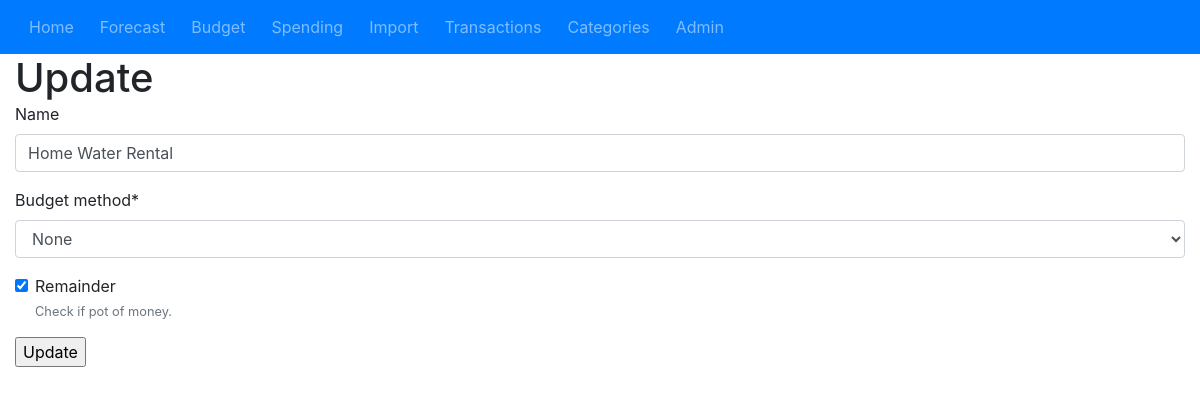
Page /category/update/cat/13/ on the earlier database version.
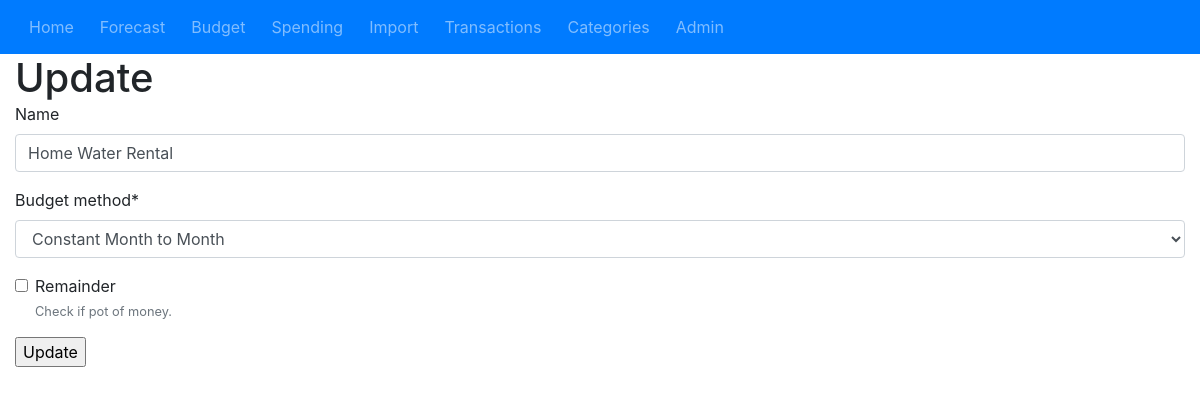
Same page on the later database version.
### category/models.py (models this page shows, shortened)
class Category(models.Model):
	name = models.CharField(max_length=50, blank=True)
	group = models.ForeignKey(CategoryGroup, on_delete=models.PROTECT)
	budget_method = models.CharField(max_length=1, choices=BUDGET_METHOD, default='N')
	remainder = models.BooleanField(default=True, help_text='Check if pot of money.')
	class Meta:
		verbose_name_plural = 'Categories'

### category/views.py (the view, shortened to what this page needs)
# urls.py: path('update/cat/<int:pk>/', CategoryUpdateView.as_view(), name='category-update'),
class CategoryUpdateView(UpdateView):
	model  = Category
	template_name = 'category_form.html'
	fields=['name', 'budget_method', 'remainder']

### templates/category_form.html
{% extends "base.html" %}
{% load crispy_forms_tags %}
{% block main_content %}
	<h1>Update</h1>
	<form method="post">{% csrf_token %}
    	{{ form | crispy }}
   	 <input type="submit" value="Update">
	</form>
{% endblock %}

Differences in the rows shown:
changed Category "Home Water Rental": budget_method "None" → "Constant Month to Month"; remainder "☑" → "☐"
